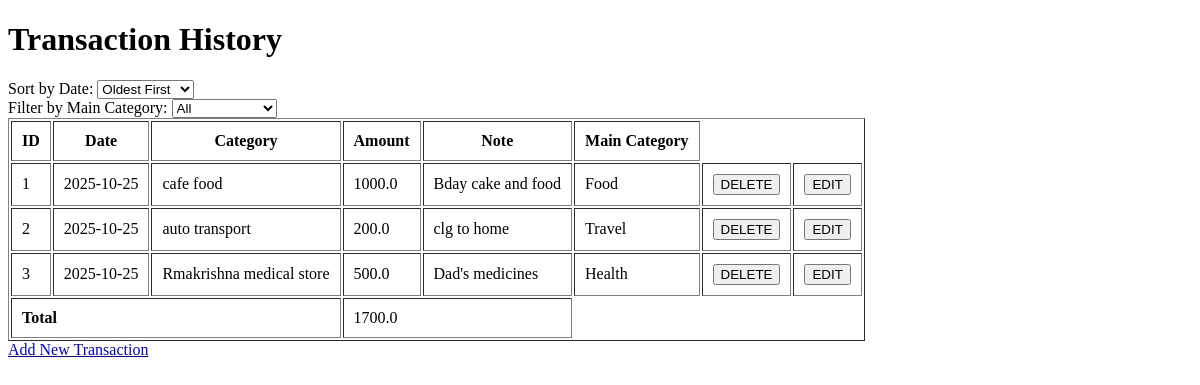
Before: /history with the older database file.
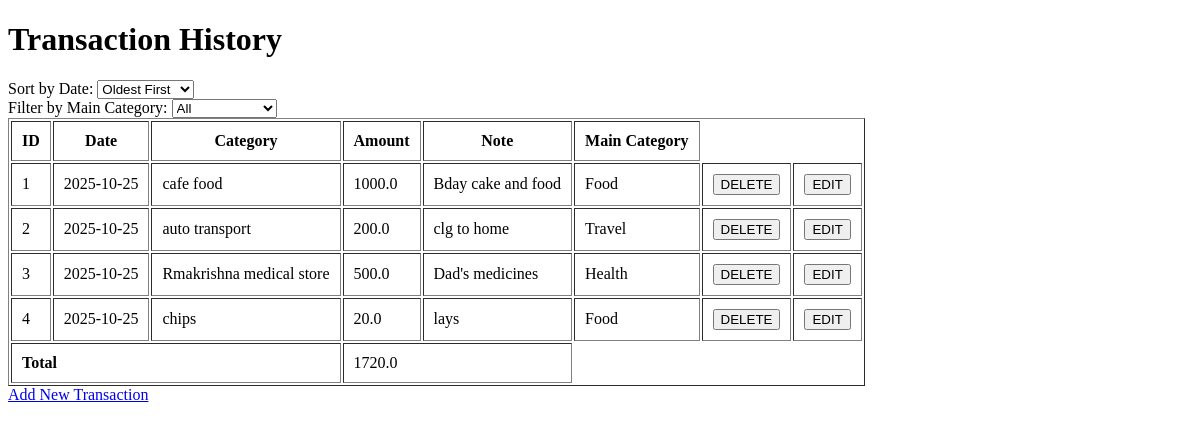
After: the same page with the newer database file.
### tables this page shows
CREATE TABLE transactions (
    id INTEGER PRIMARY KEY AUTOINCREMENT,
    date TEXT NOT NULL,
    category TEXT NOT NULL,
    amount REAL NOT NULL,
    note TEXT
, main_category TEXT);

### app.py (the view)
@app.route('/history')
def history():
    sort_order = request.args.get('sort_order','asc').upper()
    main_category = request.args.get('main_category','')
    conn = sqlite3.connect('database.db')
    cursor = conn.cursor()
    query = ("SELECT * FROM transactions")
    params = []
    if main_category:  # if user selected a category
        query += " WHERE main_category = ?"
        params.append(main_category)
    query += " ORDER BY DATE " + ("ASC" if sort_order == "ASC" else "DESC")
    cursor.execute(query,params)
    transactions = cursor.fetchall()
    total_amount = sum([t[3] for t in transactions])  # t[3] is the 'amount' column
    conn.close()
    return render_template('history.html',transactions = transactions, total_amount= total_amount, selected_category = main_category)

### templates/history.html (shortened to what this page needs)
<!DOCTYPE html>
<html lang="en">
<head>
</head>
<body>
    <h1>Transaction History</h1>
    <label>Sort by Date:</label>
    <select name="sort_order">
        <option value="asc" {% if request.args.get('sort_order') == 'asc' %}selected{% endif %}>Oldest First</option>
    </select>
    <form method="get" action="/history">
        <label>Filter by Main Category:</label>
        <select name="main_category" onchange="this.form.submit()">
            <option value="">All</option>
        </select>
    </form>
    <table border="1" cellpadding="10">
        <tr>
            <th>ID</th>
            <th>Date</th>
            <th>Category</th>
            <th>Amount</th>
            <th>Note</th>
            <th>Main Category</th>
        </tr>
        {% for t in transactions %}
        <tr>
            <td>{{ loop.index }}</td>
            <td>{{ t[1] }}</td>
            <td>{{ t[2] }}</td>
            <td>{{ t[3] }}</td>
            <td>{{ t[4] }}</td>
            <td>{{t[5]}}</td>
            <td>
                <form action="/delete_transaction/{{ t[0] }}" method="post" style="display:inline;">
                    <button type="submit">DELETE</button>
                </form>
            </td>
            <td>
                <form action="/edit/{{ t[0] }}" method="get" style="display:inline;">
                    <button type="submit">EDIT</button>
                </form>
            </td>
        </tr>
        {% endfor %}
        <tr>
            <td colspan="3"><strong>Total</strong></td>
            <td colspan="2">{{ total_amount }}</td>
        </tr>
    </table>
    <a href="/">Add New Transaction</a>
</body>
</html>

Changed rows visible on the page:
added transactions: date "2025-10-25", category "chips", amount "20.0", note "lays", main_category "Food"
Other visible differences:
{{ total_amount }}: "1700.0" → "1720.0"
